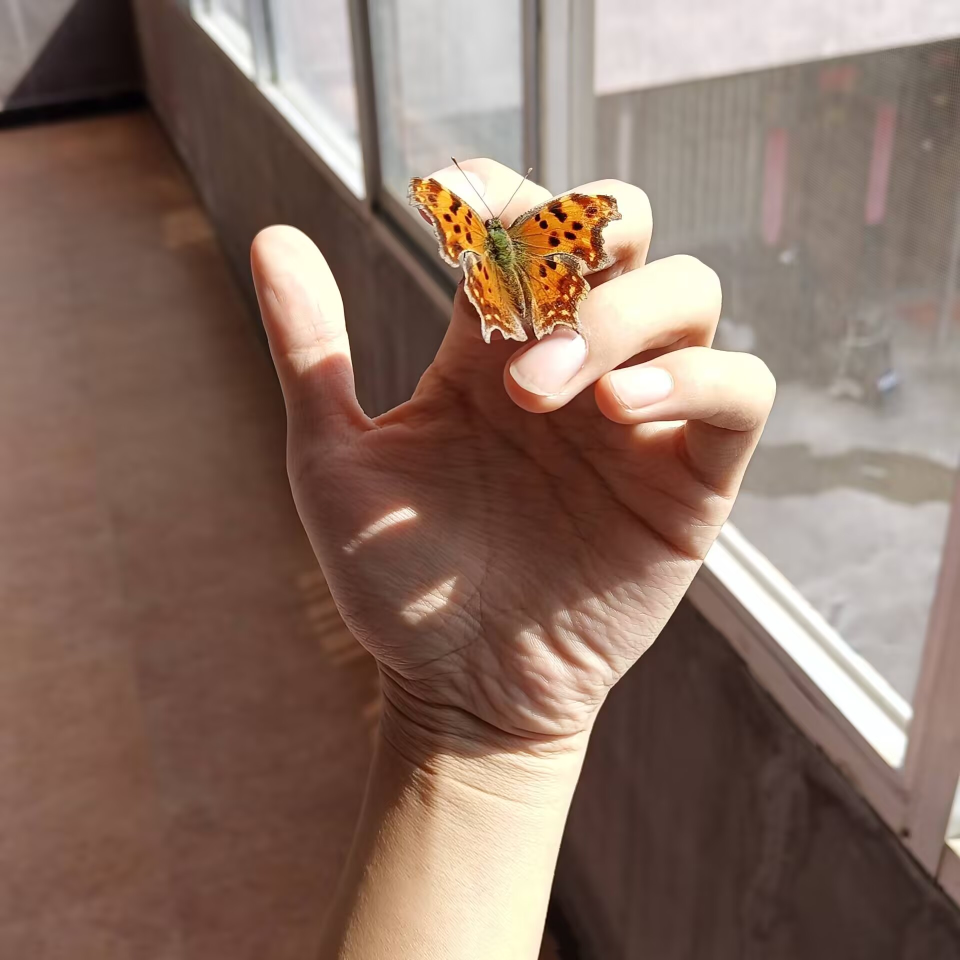
%> input picture GS/Butterfly.png, 1920 x 1920 px (shown at 1/2 size)
$ octave GS_ASM.m   (GNU Octave 9; MATLAB toolbox functions it lacks are replaced by stand-ins)
%> lines starting %> are read from the running program, lines starting %| are printed output that depends on the picture
% -----------------------------------------------------------------
% GS_ASM.m
% 结合角谱法(ASM)的GS算法，计算菲涅尔衍射全息图
% -----------------------------------------------------------------

clc;
close all;

%% --- 1. 定义物理参数 (参考 circle_diffraction.m) ---

lambda = 532e-9;
z = 10e-3;
N = 1024;

spot_diameter_physical = 0.5e-3;
spot_to_image_ratio = 0.5;
field_size_physical = spot_diameter_physical / spot_to_image_ratio;
dx = field_size_physical / N;

fprintf('--------- 仿真物理参数 ---------\n');
fprintf('波长 (lambda):       %.3f nm\n', lambda * 1e9);
fprintf('衍射距离 (z):        %.3f mm\n', z * 1e3);
fprintf('仿真区域物理边长 (L): %.3f mm\n', field_size_physical * 1e3);
fprintf('单个像素物理尺寸 (dx): %.3f µm \n', dx * 1e6);
fprintf('总像素数 (N x N):    %d x %d\n', N, N);
fprintf('----------------------------------\n\n');

%% --- 2. 计算角谱衍射的传递函数 (H) ---

% 空间频率网格
df = 1 / field_size_physical;
fx = ((-N/2 : N/2-1) * df);
fy = ((-N/2 : N/2-1) * df);
[Fx, Fy] = meshgrid(fx, fy); %

% 传递函数 H (用于正向传播 +z)
k_term_squared = (1/lambda)^2 - Fx.^2 - Fy.^2; %
kz = sqrt(k_term_squared);
H = exp(1j * 2 * pi * z * kz); %

% 反向传递函数 H_inv (用于反向传播 -z)
% 也就是 H 的复共轭
H_inv = conj(H);


%% --- 3. 载入“目标”：衍射平面的“已知幅度” ---

iterative = 100;                % 迭代次数
imagename = 'Butterfly.png';    % 目标图像
phaseimage = 'phase hologram ASM.png'; % 要保存的相位全息图

target_abs_z = imread(imagename);
%> target_abs_z is the input picture: size 1920x1920x3 uint8; mean R, G, B 136.7, 111.9, 99.9
target_abs_z = rgb2gray(target_abs_z);
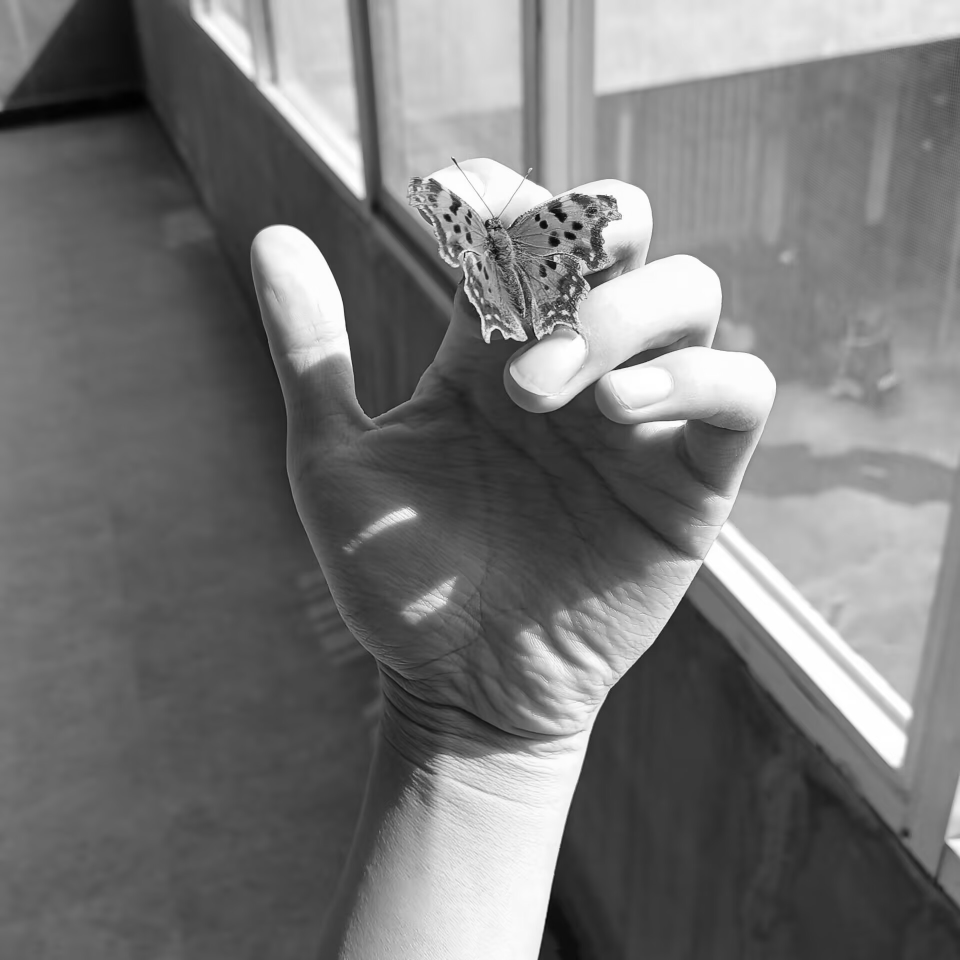
%> target_abs_z: size 1920x1920 uint8 (shown at 1/2 size); min 1, max 255, mean 117.9
target_abs_z = im2double(target_abs_z);
%> target_abs_z: size 1920x1920 double
target_abs_z = imresize(target_abs_z, [N, N]); % 调整大小以匹配仿真网格
%> target_abs_z: size 1024x1024 double

% 注意：我们不再需要 fftshift 目标图像，
% 因为ASM是在真实空间坐标系中工作的。

%% --- 4. “物平面”的“已知幅度”（约束） ---

% 振幅恒定为 1 (模拟平面波入射)
known_abs_spatial = ones(N, N);

%% --- 5. 初始化：物平面的随机相位 ---

% 初始相位是 [0, 2*pi] 之间的随机值
phase_estimate_spatial = 2 * pi * rand(N, N);

%% --- 6. GS 迭代循环 (使用角谱法 ASM) ---

fprintf('开始GS迭代 (使用ASM)...\n');
%> (the run ends here)
